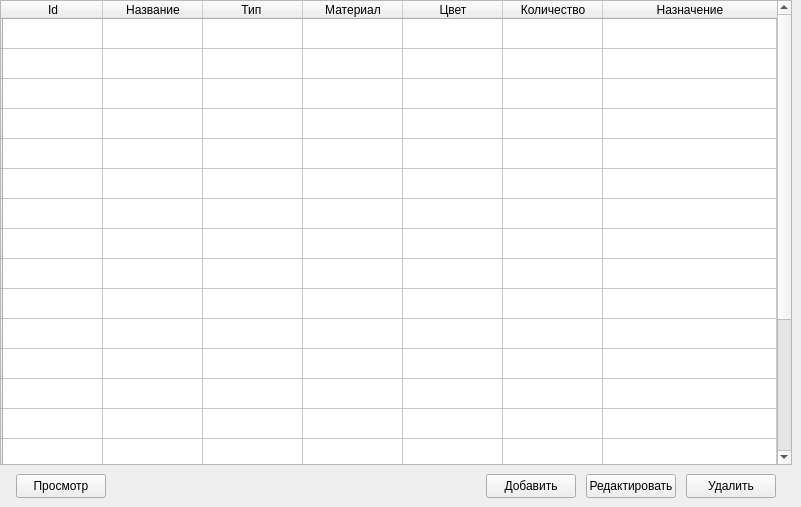
      <widget class="QWidget" name="tab_8">
       <attribute name="title">
        <string>Фурнитура</string>
       </attribute>
       <widget class="QTableWidget" name="tableWidget_4">
        <property name="geometry">
         <rect>
          <x>0</x>
          <y>0</y>
          <width>792</width>
          <height>465</height>
         </rect>
        </property>
        <attribute name="horizontalHeaderStretchLastSection">
         <bool>true</bool>
        </attribute>
        <row>
         <property name="text">
          <string/>
         </property>
        </row>
        <row>
         <property name="text">
          <string/>
         </property>
        </row>
        <row>
         <property name="text">
          <string/>
         </property>
        </row>
        <row>
         <property name="text">
          <string/>
         </property>
        </row>
        <row>
         <property name="text">
          <string/>
         </property>
        </row>
        <row>
         <property name="text">
          <string/>
         </property>
        </row>
        <row>
         <property name="text">
          <string/>
         </property>
        </row>
        <row>
         <property name="text">
          <string/>
         </property>
        </row>
        <row>
         <property name="text">
          <string/>
         </property>
        </row>
        <row>
         <property name="text">
          <string/>
         </property>
        </row>
        <row>
         <property name="text">
          <string/>
         </property>
        </row>
        <row>
         <property name="text">
          <string/>
         </property>
        </row>
        <row>
         <property name="text">
          <string/>
         </property>
        </row>
        <row>
         <property name="text">
          <string/>
         </property>
        </row>
        <row>
         <property name="text">
          <string/>
         </property>
        </row>
        <row>
         <property name="text">
          <string/>
         </property>
        </row>
        <row>
         <property name="text">
          <string/>
         </property>
        </row>
        <row>
         <property name="text">
          <string/>
         </property>
        </row>
        <row>
         <property name="text">
          <string/>
         </property>
        </row>
        <row>
         <property name="text">
          <string/>
         </property>
        </row>
        <column>
         <property name="text">
          <string>Id</string>
         </property>
        </column>
        <column>
         <property name="text">
          <string>Название</string>
         </property>
        </column>
        <column>
         <property name="text">
          <string>Тип </string>
         </property>
        </column>
        <column>
         <property name="text">
          <string>Материал</string>
         </property>
        </column>
        <column>
         <property name="text">
          <string>Цвет</string>
         </property>
        </column>
        <column>
         <property name="text">
          <string>Количество</string>
         </property>
        </column>
        <column>
         <property name="text">
          <string>Назначение</string>
         </property>
        </column>
       </widget>
       <widget class="QPushButton" name="pushButton_21">
        <property name="geometry">
         <rect>
          <x>686</x>
          <y>474</y>
          <width>90</width>
          <height>24</height>
         </rect>
        </property>
        <property name="text">
         <string>Удалить</string>
        </property>
       </widget>
       <widget class="QPushButton" name="pushButton_22">
        <property name="geometry">
         <rect>
          <x>586</x>
          <y>474</y>
          <width>90</width>
          <height>24</height>
         </rect>
        </property>
        <property name="text">
         <string>Редактировать</string>
        </property>
       </widget>
       <widget class="QPushButton" name="pushButton_23">
        <property name="geometry">
         <rect>
          <x>16</x>
          <y>474</y>
          <width>90</width>
          <height>24</height>
         </rect>
        </property>
        <property name="text">
         <string>Просмотр</string>
        </property>
       </widget>
       <widget class="QPushButton" name="pushButton_24">
        <property name="geometry">
         <rect>
          <x>486</x>
          <y>474</y>
          <width>90</width>
          <height>24</height>
         </rect>
        </property>
        <property name="text">
         <string>Добавить</string>
        </property>
       </widget>
      </widget>
